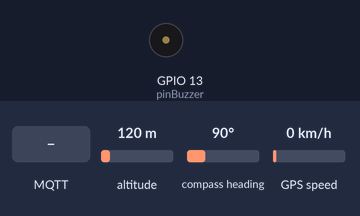
Bench run of a sketch on a simulated ESP32. Parts: buzzer (waves = sounding, pin HIGH). The inputs (shaded band) are chosen by the test bench; at power-on: altitude 120 m, compass heading 90°, GPS speed 0 km/h. WiFi joins after 1.5 s; servers stay silent unless stated; the GPS gets a fix after 3 s at 37.7749, -122.4194 with 8 satellites; no MQTT or app messages arrive unless stated; what the sketch prints to the serial monitor is not drawn.

Above: at 2.7 s.
2.8 s: MQTT message "true" arrives on the second subscribed topic
At 3.4 s:
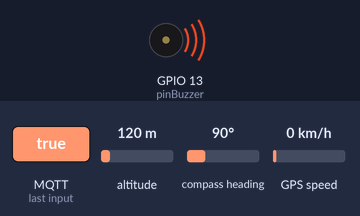
5.8 s: MQTT message "false" arrives on the first subscribed topic
Timing chart, 0 to 8.8 s (numbered marks = the images above; inputs shaded):
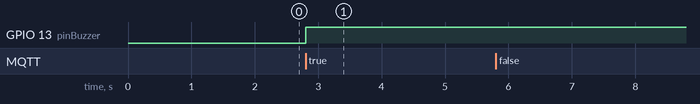

The sketch:

gps_tracking.ino
```cpp
// Library
#include <TinyGPS++.h>
#include <HardwareSerial.h>
#include <WiFi.h>
#include <PubSubClient.h>
#include <ArduinoJson.h>

// ======= CONFIG WIFI & MQTT=======
const char* ssid = "*********"; //username wifi
const char* password = "*********";  //password wifi
const char* mqtt_server = "broker.emqx.io";  // MQTT broker (EMQX public)


// ======= MQTT TOPICS =======
const char* TOPIC_LOCATION = "motor/location";              // Lokasi GPS
const char* TOPIC_SYSTEM = "motor/system";                 // Sistem aktif / mati
const char* TOPIC_ALARM = "motor/alarm";                  // Alarm manual
const char* TOPIC_CAMERA = "motor/camera";               // Trigger kamera
const char* TOPIC_NOTIFICATION = "motor/notification";  // Notifikasi keluar zona

// ======= GPS =======
TinyGPSPlus gps;
HardwareSerial GPSSerial(1);  // UART1 untuk GPS (pin RX/TX)

// ======= MQTT client =======
WiFiClient espClient;
PubSubClient client(espClient);

// ======= Pins =======
const int pinBuzzer = 13;     // Buzzer output
const int pinTriggerCam = 14; // Pin untuk trigger kamera ESP32-CAM

// ======= Geofence  =======
double safeLat = 0.0, safeLng = 0.0;     // Koordinat zona aman
bool zonaAmanDiset = false;             // Apakah sudah diset zona aman
bool geofenceAktif = false;            // Status aktif geofence
const double ZONA_AMAN_RADIUS = 20.0;  // Radius aman (meter)
unsigned long waktuSetZona = 0;        // Waktu zona diset

// ================== STATE SISTEM ==================
bool deviceOn = false;        // Status sistem dari dashboard
bool buzzerOnRemote = false;  // Status alarm dari dashboard (manual)
bool alarmManual = false;     // Mode alarm manual
enum AlarmMode { OFF_TOTAL, MANUAL, AUTO };
AlarmMode modeAlarm = OFF_TOTAL;   // Mode alarm default

// ================== TIMER & INTERVAL ==================
unsigned long lastTriggerTime = 0;
unsigned long lastPublish = 0;
const unsigned long TRIGGER_COOLDOWN = 30000UL;  // Cooldown kamera 30 detik
const unsigned long PUBLISH_INTERVAL = 1000UL;   // Publish GPS tiap 1 detik

// ======= Kalman Filter vars =======
double lat_est = 0.0, lng_est = 0.0;     // Estimasi lokasi
double err_est_lat = 1.0, err_est_lng = 1.0;
const double q = 0.0001;    // Process noise
const double r = 0.01;      // Measurement noise

// ======= Kalman Filter =======
double kalmanUpdate(double measurement, double& estimate, double& err_est) {
  double k_gain = err_est / (err_est + r);
  estimate += k_gain * (measurement - estimate);
  err_est = (1.0 - k_gain) * err_est + fabs(estimate - measurement) * q;
  return estimate;
}

// ================== HITUNG JARAK HAVERSINE ==================
double hitungJarak(double lat1, double lon1, double lat2, double lon2) {
  const double R = 6371000.0;  // Jari-jari bumi (m)
  double dLat = radians(lat2 - lat1);
  double dLon = radians(lon2 - lon1);
  double a = sin(dLat / 2.0) * sin(dLat / 2.0) + cos(radians(lat1)) * cos(radians(lat2)) * sin(dLon / 2.0) * sin(dLon / 2.0);
  return R * 2.0 * atan2(sqrt(a), sqrt(1 - a));
}

// ================== WAKTU FORMAT ISO ==================
String getIsoTime() {
  if (gps.date.isValid() && gps.time.isValid()) {
    char buf[30];
    sprintf(buf, "%04d-%02d-%02dT%02d:%02d:%02dZ",
            gps.date.year(), gps.date.month(), gps.date.day(),
            gps.time.hour(), gps.time.minute(), gps.time.second());
    return String(buf);
  }
  return String(millis());
}

// ======= WiFi =======
void connectWiFi() {
  Serial.print("🔌 Connecting WiFi ");
  WiFi.begin(ssid, password);
  while (WiFi.status() != WL_CONNECTED) {
    delay(300);
    Serial.print(".");
  }
  Serial.println("\n✅ WiFi connected: " + WiFi.localIP().toString());
}

// ======= MQTT =======
String makeClientId() {
  uint64_t chipid = ESP.getEfuseMac();
  char cid[30];
  sprintf(cid, "ESP32-%04X", (uint16_t)(chipid & 0xFFFF));
  return String(cid);
}

void reconnectMQTT() {
  if (client.connected()) return;
  Serial.print("🔄 Reconnect MQTT...");
  String clientId = makeClientId();
  while (!client.connected()) {
    if (client.connect(clientId.c_str())) {
      Serial.println("✅ MQTT connected");
      client.subscribe(TOPIC_SYSTEM);
      client.subscribe(TOPIC_ALARM);
      client.subscribe(TOPIC_CAMERA);
      Serial.println("📡 Subscribed to system, alarm, and camera topics");
    } else {
      Serial.print("❌ failed, rc=");
      Serial.println(client.state());
      delay(2000);
    }
  }
}

// ================== TRIGGER KAMERA ==================
void triggerCamera() {
  Serial.println("📸 Trigger camera (local pin)");
  digitalWrite(pinTriggerCam, HIGH);
  delay(120);
  digitalWrite(pinTriggerCam, LOW);
}

// ================== PUBLISH DATA GPS ==================
void publishLocation(double rawLat, double rawLng, double kalmanLat, double kalmanLng, const char* statusZona) {
  if (!client.connected()) return;
  StaticJsonDocument<256> doc;
  doc["lat_raw"] = rawLat;
  doc["lon_raw"] = rawLng;
  doc["lat_kalman"] = kalmanLat;
  doc["lon_kalman"] = kalmanLng;
  doc["statusZona"] = statusZona;
  doc["waktu"] = getIsoTime();

  char buf[256];
  size_t n = serializeJson(doc, buf, sizeof(buf));
  if (n > 0) {
    client.publish(TOPIC_LOCATION, buf);
    Serial.println(String("📤 Published location: ") + String(buf));
  }
}

// ================== PARSE PAYLOAD MQTT (JSON/STRING) ==================
bool parseBoolPayload(const String& msg, const char* key = nullptr) {
  String s = msg;
  s.trim();
  if (s.equalsIgnoreCase("true")) return true;
  if (s.equalsIgnoreCase("false")) return false;

  StaticJsonDocument<128> doc;
  DeserializationError err = deserializeJson(doc, s);
  if (!err) {
    if (key != nullptr && doc.containsKey(key)) return doc[key];
    if (doc.containsKey("active")) return doc["active"];
    if (doc.containsKey("on")) return doc["on"];
    if (doc.containsKey("capture")) return doc["capture"];
    if (doc.containsKey("value")) return doc["value"];
  }
  return false;
}

// ================== CALLBACK MQTT ==================
void callback(char* topic, byte* payload, unsigned int length) {
  String msg;
  for (unsigned int i = 0; i < length; i++) msg += (char)payload[i];
  Serial.println(String("📩 MQTT recv [") + topic + "] -> " + msg);

  // === di MQTT callback ===
  if (String(topic) == TOPIC_SYSTEM) {
    bool newStatus = parseBoolPayload(msg, "active");

    // Deteksi perubahan status
    if (deviceOn != newStatus) {
      deviceOn = newStatus;
      Serial.println(String("📡 deviceOn = ") + (deviceOn ? "true" : "false"));

      if (deviceOn) {
        // Hanya set zona aman sekali saat toggle ON
        if (gps.location.isValid() && gps.satellites.value() >= 4 && gps.hdop.hdop() <= 2.5) {
          safeLat = gps.location.lat();
          safeLng = gps.location.lng();
          zonaAmanDiset = true;
          waktuSetZona = millis();
          geofenceAktif = false;  // aktifkan setelah delay di loop
          Serial.printf("🏠 Safe zone SET (toggle ON) -> %.6f, %.6f\n", safeLat, safeLng);
        } else {
          Serial.println("⚠ GPS belum fix, zona aman belum diset");
          zonaAmanDiset = false;  // nanti coba ulang jika sudah fix
          geofenceAktif = false;
        }
      } else {
        geofenceAktif = false;
        digitalWrite(pinBuzzer, LOW);
        alarmManual = false;
      }

      // Publish status
      StaticJsonDocument<64> doc;
      doc["active"] = deviceOn;
      char buf[64];
      serializeJson(doc, buf);
      client.publish(TOPIC_SYSTEM, buf, true);
    }
  }


  // ---- Handle pesan dari TOPIC_ALARM ----
  else if (String(topic) == TOPIC_ALARM) {
    bool newBuzzerState = parseBoolPayload(msg, "on");

    buzzerOnRemote = newBuzzerState;
    if (buzzerOnRemote) {
      modeAlarm = MANUAL;
    } else {
      // kalau user OFF, kita kunci OFF_TOTAL
      modeAlarm = OFF_TOTAL;
    }

    Serial.println(String("🔔 Alarm mode = ") + (modeAlarm == MANUAL ? "MANUAL" : "OFF_TOTAL"));
  }


 // ---- Handle pesan dari TOPIC_CAMERA ----
  else if (String(topic) == TOPIC_CAMERA) {
    if (parseBoolPayload(msg, "capture")) triggerCamera();
  }
}

// ================== SETUP ==================
void setup() {
  Serial.begin(115200);
  GPSSerial.begin(9600, SERIAL_8N1, 16, 17);  // GPS di pin RX=16, TX=17

  pinMode(pinBuzzer, OUTPUT);
  pinMode(pinTriggerCam, OUTPUT);
  digitalWrite(pinBuzzer, LOW);
  digitalWrite(pinTriggerCam, LOW);

  connectWiFi();
  client.setServer(mqtt_server, 1883);
  client.setCallback(callback);
}

// ================== PROSES GPS & GEOFENCE ==================
void processGPSAndGeofence() {
  // Update estimasi lokasi
  double rawLat = gps.location.lat();
  double rawLng = gps.location.lng();
  double kalmanLat = kalmanUpdate(rawLat, lat_est, err_est_lat);
  double kalmanLng = kalmanUpdate(rawLng, lng_est, err_est_lng);

  // Serial.printf("📍 GPS raw: %.6f, %.6f | sat=%d | HDOP=%.2f\n",
  //               rawLat, rawLng, gps.satellites.value(), gps.hdop.hdop());


  // Jika toggle ON tapi zona aman belum diset karena GPS belum fix
  if (deviceOn && !zonaAmanDiset && gps.satellites.value() >= 4 && gps.hdop.hdop() <= 2.5) {
    safeLat = kalmanLat;
    safeLng = kalmanLng;
    zonaAmanDiset = true;
    waktuSetZona = millis();
    geofenceAktif = false;
    Serial.printf("🏠 Safe zone SET (retry GPS fix) -> %.6f, %.6f\n", safeLat, safeLng);
  }

  // Aktifkan geofence 5 detik setelah zona aman di-set
  if (deviceOn && zonaAmanDiset && !geofenceAktif && (millis() - waktuSetZona > 5000UL)) {
    geofenceAktif = true;
    Serial.println("✅ Geofence ACTIVATED");
  }

  // Hitung jarak zona aman & status
  double distance = hitungJarak(safeLat, safeLng, kalmanLat, kalmanLng);
  const char* statusZona = (geofenceAktif && distance > ZONA_AMAN_RADIUS) ? "Bahaya" : "Aman";

  // Alarm
switch (modeAlarm) {
  case OFF_TOTAL:  // Alarm mati total
    digitalWrite(pinBuzzer, LOW);
    break;

  case MANUAL:   // Alarm manual (dari dashboard)
    digitalWrite(pinBuzzer, buzzerOnRemote ? HIGH : LOW);
    break;

  case AUTO:  // Alarm otomatis (geofence)
    if (geofenceAktif && strcmp(statusZona, "Bahaya") == 0) {
      digitalWrite(pinBuzzer, HIGH);
      if (millis() - lastTriggerTime > TRIGGER_COOLDOWN) {
        triggerCamera();
        if (client.connected()) {
          client.publish(TOPIC_NOTIFICATION, "🚨 Kendaraan keluar dari zona aman!");
        }
        lastTriggerTime = millis();
      }
    } else {
      digitalWrite(pinBuzzer, LOW);
    }
    break;
}


  // Publish lokasi setiap interval
  if (millis() - lastPublish > PUBLISH_INTERVAL) {
    publishLocation(rawLat, rawLng, kalmanLat, kalmanLng, statusZona);
    lastPublish = millis();
  }
}

// ================== LOOP ==================
void loop() {
  if (WiFi.status() != WL_CONNECTED) connectWiFi();
  if (!client.connected()) reconnectMQTT();
  client.loop();

  while (GPSSerial.available()) {
    gps.encode(GPSSerial.read());
  }

  // Proses GPS & Geofence
  processGPSAndGeofence();
}

// Geofence → set titik aman saat device ON dan GPS fix.
// Kalman filter → bikin data GPS lebih stabil.
// Alarm → bisa OFF, MANUAL (kontrol dashboard), atau AUTO (aktif kalau keluar zona).
// MQTT → publish lokasi (motor/location), notifikasi (motor/notification), dan subscribe command (system, alarm, camera).
// Trigger kamera → aktif kalau keluar zona atau perintah MQTT.
```

Measured:
- after the input at 2.8 s, GPIO 13 (pinBuzzer): LOW → HIGH at once
- after the input at 5.8 s, every drawn part: stays the same
